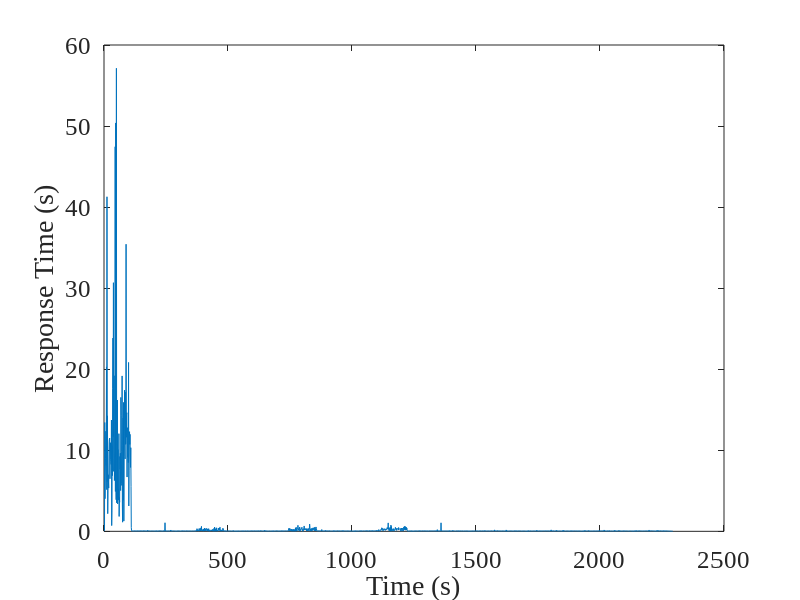

MATLAB code to generate this figure: (Note: this script raises an error after producing the figure.)
close all;
clear all;
clc;

load('all10');
load('QoE10');
TS=TS-mod(TS,1);
[value,xindex]=intersect(metricsTime,TS);
X=metrics(xindex,:);
[yvalue, yindex]=intersect(TS, value);
Y=responseTime(yindex);
QoE1=QoE1(yindex);
N=length(Y);

figure;
plot(responseTime);
set(gca, 'FontName', 'Times New Roman', 'FontSize', 18);
ylabel('Response Time (s)');
xlabel('Time (s)');
figfile=sprintf('rt_withanomaly');
print(figfile,'-dpng','-r800');


trainTimes=20;
for i=1:length(trainTimes)
    wint=trainTimes(i);
    for t=wint+1:N
        trainX=X(t-wint:t-1,:);
        trainY=Y(t-wint:t-1);
        tic;
        B=LassoActiveSet(trainX,trainY,24);
        tt(t)=toc;
        
        tic;
        testY=Y(t);
        testX=X(t,:);
        pt(t)=toc;
        
        real(t)=testY;
        estimate(t)=max(testX*B,0);
        trainEABS(t)=mean(abs(trainX*B-trainY));
        trainEREL(t)=mean(abs((trainX*B-trainY))./trainY);
        testEABS(t)=mean(testY-testX*B);
        testEREL(t)=mean((testX*B-testY)./testY);
    end
    figure;
    subplot(2,1,1);
    plot(trainEABS, 'g-'); hold on;
    plot(testEABS, 'r-');
    set(gca, 'FontName', 'Times New Roman', 'FontSize', 18);
    ylim([-0.5 0.5]);
    ylabel('Absolute Error');
    xlabel('time');
    subplot(2,1,2);
    plot(trainEREL*100, 'g-');hold on;
    plot(testEREL*100, 'r-');
    set(gca, 'FontName', 'Times New Roman', 'FontSize', 18);
    ylim([-100 100]);
    legend('train', 'test');
    ylabel('Relative Error (%)');
    xlabel('time');
    figfile=sprintf('error_anomaly_window');
    print(figfile,'-dpng','-r800');
    
    figure;
    plot(real, 'g-'); hold on;
    plot(estimate, 'r-');
    set(gca, 'FontName', 'Times New Roman', 'FontSize', 18);
    ylim([0 2]);
    legend('real', 'estimate');
    ylabel('Response Time');
    xlabel('time');
    figfile=sprintf('error_anomaly_window');
    print(figfile,'-dpng','-r800');
    
    figure;
    xa=1:length(estimate);
    [hAx,hLine1,hLine2] = plotyy(xa, estimate, xa, QoE1);
    set(gca, 'FontName', 'Times New Roman', 'FontSize', 18);
    hLine1.LineStyle = '--';
    hLine2.LineStyle = ':';
    xlabel('Time (sec)')
    ylabel(hAx(1),'Estimated Response Time') % left y-axis
    ylabel(hAx(2),'QoE1') % right y-axis
    figfile=sprintf('estimate_qoe_window');
    print(figfile,'-dpng','-r800');
%     tic
%     testY=Y(t+1:end);
%     testX=X(t+1:end,:);
%     testEABS(i)=mean(testY-testX*B);
%     testEREL(i)=mean((testX*B-testY)./testY);
%     pt(i)=toc/(length(Y)-t);
    
%     figure;
%     subplot(2,1,1);
%     plot(testY-testX*B, 'r-');
%     ylabel('testing error');
%     xlabel('time');
%     % figfile=sprintf('trainerror');
%     % print(figfile,'-dpng','-r800');
%     subplot(2,1,2);
%     plot(testY, 'g*-');hold on;
%     plot(testX*B, 'bo-');
%     legend('real', 'estimated');
%     ylabel('response time');
%     xlabel('time');
%     figfile=sprintf('testing_window');
%     print(figfile,'-dpng','-r800');
end
return;
figure;
plot(trainTimes, trainEABS, 'g*-'); hold on;
plot(trainTimes, testEABS, 'ro-');
set(gca, 'FontName', 'Times New Roman', 'FontSize', 18);
legend('training', 'testing');
ylabel('Absolute Error');
xlabel('Training Time (s)');
figfile=sprintf('absolute_error_withanomaly');
print(figfile,'-dpng','-r800');

figure;
plot(trainTimes, trainEREL, 'g*-'); hold on;
plot(trainTimes, testEREL, 'ro-');
set(gca, 'FontName', 'Times New Roman', 'FontSize', 18);
legend('training', 'testing');
ylabel('Relative Error');
xlabel('Training Time (s)');
figfile=sprintf('absolute_error_withanomaly');
print(figfile,'-dpng','-r800');

figure;
plot(trainTimes, tt, 'g*-'); hold on;
plot(trainTimes, pt, 'ro-');
set(gca, 'FontName', 'Times New Roman', 'FontSize', 18);
legend('training', 'testing');
ylabel('Computation Time (s)');
xlabel('Training Time (s)');
figfile=sprintf('computation_time_withanomaly');
print(figfile,'-dpng','-r800');

%     figure;
%     plot(testY-testX*B, 'r-');
%     ylabel('testing error');
%     xlabel('time');
%     % figfile=sprintf('error');
%     % print(figfile,'-dpng','-r800');
% 
%     figure;
%     plot(testY, 'g*-');hold on;
%     plot(testX*B, 'bo-');
%     legend('real', 'estimated');
%     ylabel('response time');
%     xlabel('time');
%     % figfile=sprintf('compare');
%     % print(figfile,'-dpng','-r800');